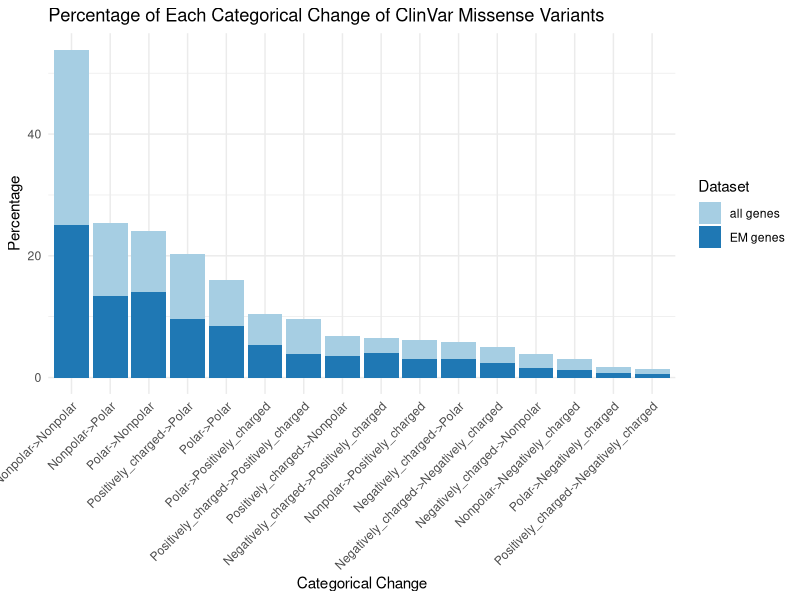

Write R code to recreate this figure.
# Load necessary libraries
library(ggplot2)
library(dplyr)
library(tidyr)

# Define the data
dataset1 <- "
Nonpolar->Nonpolar 1411
Nonpolar->Polar 756
Nonpolar->Negatively_charged 67
Nonpolar->Positively_charged 168
Polar->Nonpolar 793
Polar->Polar 477
Polar->Negatively_charged 45
Polar->Positively_charged 297
Negatively_charged->Nonpolar 89
Negatively_charged->Polar 169
Negatively_charged->Negatively_charged 132
Negatively_charged->Positively_charged 222
Positively_charged->Nonpolar 203
Positively_charged->Polar 543
Positively_charged->Negatively_charged 29
Positively_charged->Positively_charged 213
"

dataset2 <- "
Nonpolar->Nonpolar 24712
Nonpolar->Polar 10221
Nonpolar->Negatively_charged 1574
Nonpolar->Positively_charged 2782
Polar->Nonpolar 8483
Polar->Polar 6451
Polar->Negatively_charged 797
Polar->Positively_charged 4447
Negatively_charged->Nonpolar 1961
Negatively_charged->Polar 2414
Negatively_charged->Negatively_charged 2300
Negatively_charged->Positively_charged 2242
Positively_charged->Nonpolar 2688
Positively_charged->Polar 9168
Positively_charged->Negatively_charged 721
Positively_charged->Positively_charged 5003
"

# Convert the datasets into data frames
process_data <- function(data, label) {
  df <- read.table(text = data, header = FALSE, sep = " ")
  colnames(df) <- c("Category", "Count")
  df$Dataset <- label
  return(df)
}

df1 <- process_data(dataset1, "EM genes")
df2 <- process_data(dataset2, "all genes")

# Combine the datasets
combined_df <- bind_rows(df1, df2)

# Calculate the percentages
combined_df <- combined_df %>%
  group_by(Dataset) %>%
  mutate(Percentage = Count / sum(Count) * 100)

# Calculate the total percentage for ordering
total_percentage_df <- combined_df %>%
  group_by(Category) %>%
  summarise(TotalPercentage = sum(Percentage))

# Merge total percentages back to the combined data
combined_df <- combined_df %>%
  left_join(total_percentage_df, by = "Category")

# Order the data by total percentage in descending order
combined_df <- combined_df %>%
  mutate(Category = factor(Category, levels = total_percentage_df$Category[order(-total_percentage_df$TotalPercentage)]))

# Create the stacked bar plot
ggplot(combined_df, aes(x = Category, y = Percentage, fill = Dataset)) +
  geom_bar(stat = "identity", position = "stack") +
  labs(title = "Percentage of Each Categorical Change of ClinVar Missense Variants", 
       y = "Percentage", 
       x = "Categorical Change") +
  theme_minimal() +
  theme(axis.text.x = element_text(angle = 45, hjust = 1)) +
  scale_fill_brewer(palette = "Paired")
